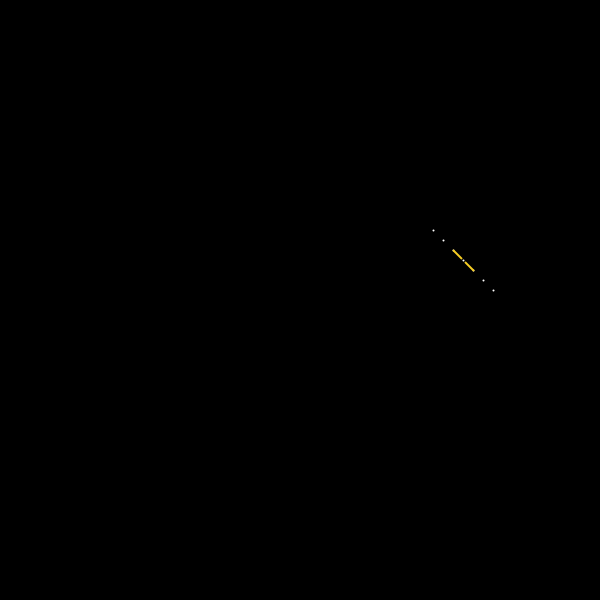
Frame 1 (no input)
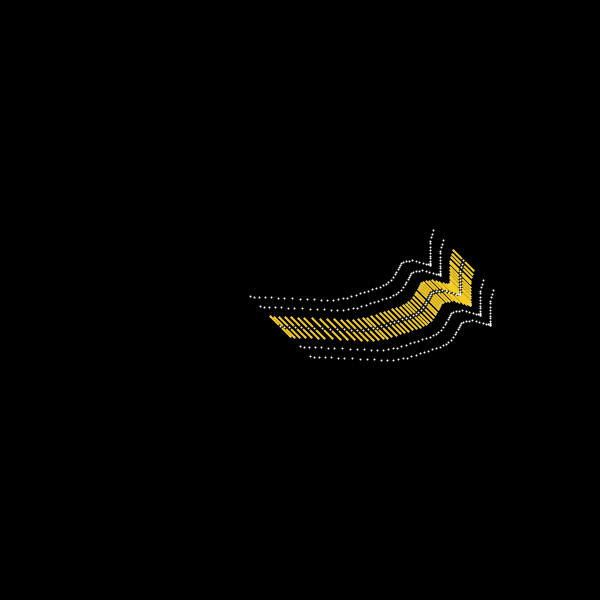
Frame 60 (the mouse pressed at the canvas centre just before this capture)
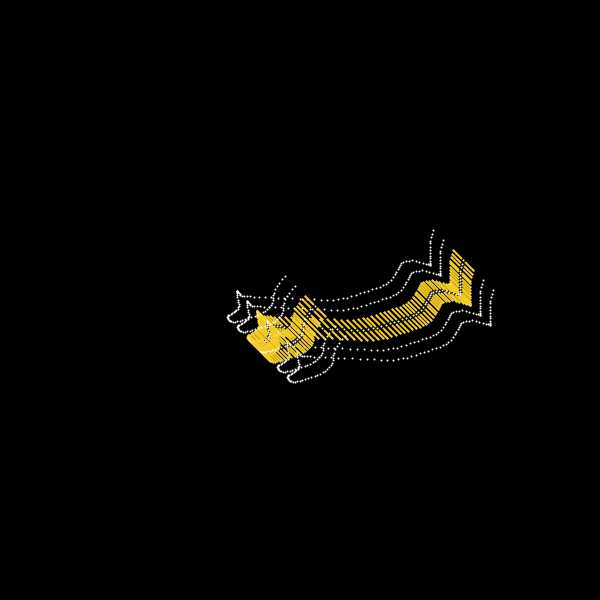
Frame 120 (the mouse held since frame 60 and released just before this capture)

The Processing sketch that drew these frames (run headless with seeded random() and noise(); from frame 60 on, the mouse is pressed at the canvas centre):

// Processing sketch: HardToConcentrateRedHotChiliPeppersArt
// ── HardToConcentrateRedHotChiliPeppersArt.pde
// global variables
float xPos;
float green;
float blue;
float star;
float yPos;
float tymeY;
float tymeX;
color red;
color black;
boolean right;
float north;
boolean down;
void setup() {
  frameRate(200);
  size(600, 600);
  xPos=width/2;
  yPos=height/2;
  red=color(255, 0, 0);
  black=color(0);
  background(0);
  fill(red);
  rectMode(CENTER);
  smooth(8);
  frameRate(30);
  tymeX=random(20, 60);
  tymeY=random(20, 60);
  right=true;
}// end setup
void draw() {
  noFill();
  tymeX+=.01;
  tymeY+=.01;
  noStroke();
  xPos=noise(tymeX)*600;
  yPos=noise(tymeY)*600;
  stroke(255);
  strokeWeight(2);
  point(xPos-30, yPos-30);
  point(xPos-20, yPos-20);
  point(xPos-10, yPos-10);
  point(xPos, yPos);
  point(xPos+10, yPos+10);
  point(xPos+20, yPos+20);
  point(xPos+30, yPos+30);
  stroke(#F7CD23);
  line(xPos-10, yPos-10, xPos-2, yPos-2);
  line(xPos+10, yPos+10, xPos+2, yPos+2);
}// end draw
